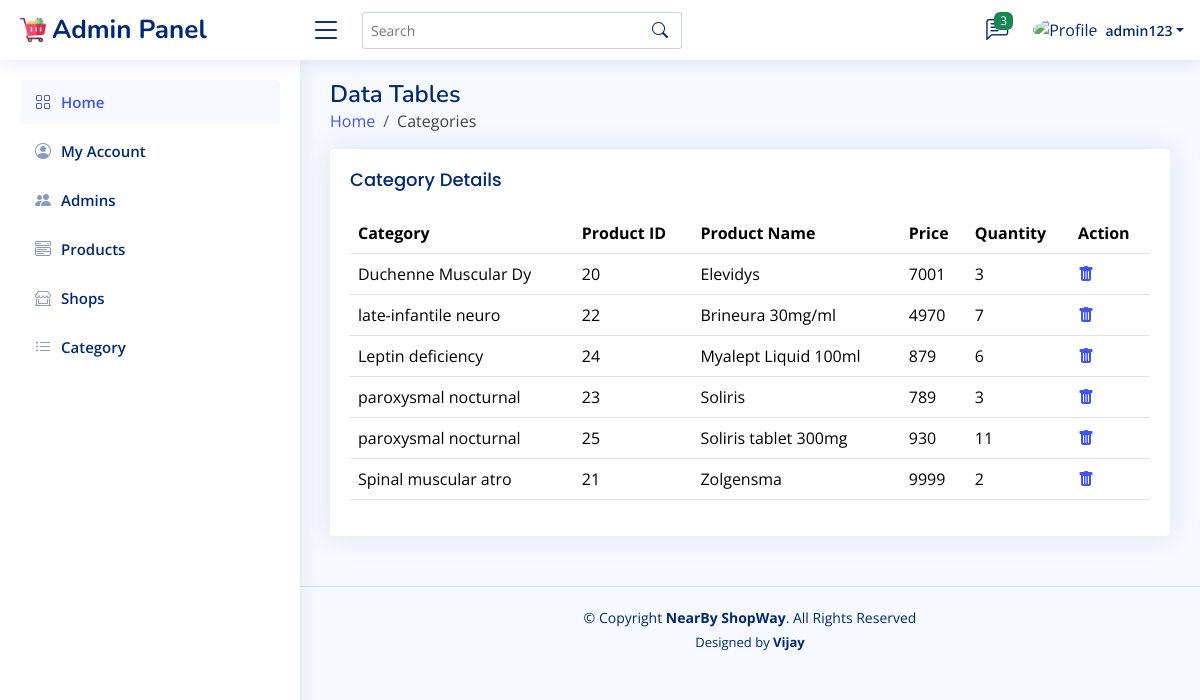
The app's page /admin/category.php (signed in) with its own data.
### tables this page shows
CREATE TABLE `admin_ac` (
  `id` int(10) NOT NULL,
  `name` varchar(40) NOT NULL,
  `password` varchar(100) NOT NULL
);

CREATE TABLE `products` (
  `id` int(10) NOT NULL,
  `name` varchar(100) NOT NULL,
  `category` varchar(20) NOT NULL,
  `price` int(10) NOT NULL,
  `image_01` varchar(100) NOT NULL,
  `image_02` varchar(100) NOT NULL,
  `image_03` varchar(100) NOT NULL,
  `details` varchar(500) NOT NULL,
  `stock` int(10) NOT NULL,
  `shop_name` varchar(30) NOT NULL,
  `shop_id` int(10) DEFAULT NULL
);

### admin/category.php (the view, shortened to what this page needs)
<?php
include('../components/connect.php');
include('../components/admin_header.php');
?>
<main id="main" class="main">
    <div class="pagetitle">
        <h1>Data Tables</h1>
        <nav>
            <ol class="breadcrumb">
                <li class="breadcrumb-item"><a href="home.php">Home</a></li>
                <li class="breadcrumb-item">Categories</li>
            </ol>
        </nav>
    </div>
    <section class="section">
        <div class="row">
            <div class="col-lg-12">
                <div class="card">
                    <div class="card-body">
                        <h5 class="card-title">Category Details</h5>
                        <table class="table datatable">
                            <thead>
                                <tr>
                                    <th scope="col">Category</th>
                                    <th scope="col">Product ID</th>
                                    <th scope="col">Product Name</th>
                                    <th scope="col">Price</th>
                                    <th scope="col">Quantity</th>
                                    <th scope="col">Action</th>
                                </tr>
                            </thead>
                            <tbody>
                                <?php
                                if (isset($_SESSION["search_query"])) {
                                    $search_query = $_SESSION["search_query"];
                                    $sql = "SELECT * FROM products WHERE category LIKE ?";
                                    $stmt = $conn->prepare($sql);
                                    $searchTerm = "%$search_query%";
                                    $stmt->bind_param("s", $searchTerm);
                                    $stmt->execute();
                                    $result = $stmt->get_result();
                                } else {
                                    $select_admin = "SELECT * FROM products ORDER BY category";
                                    $stmt = $conn->prepare($select_admin);
                                    $stmt->execute();
                                    $result = $stmt->get_result();
                                }
                                if ($result->num_rows > 0) {
                                    while ($row = $result->fetch_assoc()) {
                                ?>
                                        <tr>
                                            <td><?php echo $row['category']; ?></th>
                                            <td><?php echo $row['id']; ?></th>
                                            <td><?php echo $row['name']; ?></th>
                                            <td><?php echo $row['price']; ?></td>
                                            <td><?php echo $row['stock']; ?></td>
                                            <td>
                                                <a href="products.php?delete=<?= $row['id']; ?>" onclick="return confirm('delete this account?')"><i class="bi bi-trash-fill"></i></a>
                                            </td>
                                        </tr>
                                <?php
                                    }
                                } else {
                                    echo '<p class="text-align-center">No products available!</p>';
                                }
                                ?>
                            </tbody>
                        </table>
                    </div>
                </div>
            </div>
        </div>
    </section>
</main>
<?php
include('../components/admin_footer.php');
?>

### components/admin_header.php (shortened to what this page needs)
<?php
$admin_id = $_SESSION['admin_id'];
?>
<!DOCTYPE html>
<html lang="en">
<head>
    <link href="../assets/vendor/bootstrap/css/bootstrap.min.css" rel="stylesheet">
    <link href="../assets/vendor/bootstrap-icons/bootstrap-icons.css" rel="stylesheet">
    <link href="../assets/css/admin_style.css" rel="stylesheet">
</head>
<body>
    <header id="header" class="header fixed-top d-flex align-items-center">
        <div class="d-flex align-items-center justify-content-between">
            <a href="../admin/home.php" class="logo d-flex align-items-center">
                <img src="../assets/img/trolley.png" alt="">
                <span class="d-none d-lg-block">Admin Panel</span>
            </a>
            <i class="bi bi-list toggle-sidebar-btn"></i>
        </div>
        <div class="search-bar">
            <form class="search-form d-flex align-items-center" method="POST" action="">
                <input type="text" name="query" placeholder="Search" title="Enter search keyword">
                <button type="submit" title="Search"><i class="bi bi-search"></i></button>
            </form>
        </div>
        <nav class="header-nav ms-auto">
            <ul class="d-flex align-items-center">
                <li class="nav-item dropdown">
                    <a class="nav-link nav-icon" href="../admin/feedback.php" data-bs-toggle="dropdown">
                        <i class="bi bi-chat-left-text"></i>
                        <span class="badge bg-success badge-number">3</span>
                    </a>
                </li>
                <li class="nav-item dropdown pe-3">
                    <?php
                    $select_profile = "SELECT * FROM admin_ac WHERE id = '$admin_id'";
                    $profile = mysqli_query($conn, $select_profile);
                    $fetch = mysqli_fetch_assoc($profile);
                    ?>
                    <a class="nav-link nav-profile d-flex align-items-center pe-0" href="#" data-bs-toggle="dropdown">
                        <img src="../assets/img/profile-img.jpg" alt="Profile" class="rounded-circle">
                        <span class="d-none d-md-block dropdown-toggle ps-2"><?php echo $fetch['name']; ?></span>
                    </a>
                </li>
            </ul>
        </nav>
    </header>
    <aside id="sidebar" class="sidebar">
        <ul class="sidebar-nav" id="sidebar-nav">
            <li class="nav-item">
                <a class="nav-link " href="home.php">
                    <i class="bi bi-grid"></i>
                    <span>Home</span>
                </a>
            </li>
            <li class="nav-item">
                <a class="nav-link collapsed" href="update_account.php">
                    <i class="bi bi-person-circle"></i>
                    <span>My Account</span>
                </a>
            </li>
            <li class="nav-item">
                <a class="nav-link collapsed" href="admins.php">
                    <i class="bi bi-people-fill"></i>
                    <span>Admins</span>
                </a>
            </li>
            <li class="nav-item">
                <a class="nav-link collapsed" href="products.php">
                    <i class="bi bi-menu-button-wide"></i>
                    <span>Products</span>
                </a>
            </li>
            <li class="nav-item">
                <a class="nav-link collapsed" href="shops.php">
                    <i class="bi bi-shop-window"></i>
                    <span>Shops</span>
                </a>
            </li>
            <li class="nav-item">
                <a class="nav-link collapsed" href="category.php">
                    <i class="bi bi-list-ul"></i>
                    <span>Category</span>
                </a>
            </li>
        </ul>
    </aside>

### assets/css/admin_style.css (style rules this page uses)
:root { scroll-behavior: smooth; }
body { font-family: "Open Sans", sans-serif; background: #f6f9ff; color: #444444; }
a { color: #4154f1; text-decoration: none; }
h1, h2, h3, h4, h5, h6 { font-family: "Nunito", sans-serif; }
#main { margin-top: 60px; padding: 20px 30px; transition: all 0.3s; }
.pagetitle { margin-bottom: 10px; }
.pagetitle h1 { font-size: 24px; margin-bottom: 0; font-weight: 600; color: #012970; }
.card { margin-bottom: 30px; border: none; border-radius: 5px; box-shadow: 0px 0 30px rgba(1, 41, 112, 0.1); }
.card-title { padding: 20px 0 15px 0; font-size: 18px; font-weight: 500; color: #012970; font-family: "Poppins", sans-serif; }
.card-body { padding: 0 20px 20px 20px; width: 100%; }
.logo { line-height: 1; }
@media (min-width: 1200px) { .logo { width: 280px; } }
.logo img { max-height: 26px; margin-right: 6px; }
.logo span { font-size: 26px; font-weight: 700; color: #012970; font-family: "Nunito", sans-serif; }
.header { transition: all 0.5s; z-index: 997; height: 60px; box-shadow: 0px 2px 20px rgba(1, 41, 112, 0.1); background-color: #fff; padding-left: 20px; }
.header .toggle-sidebar-btn { font-size: 32px; padding-left: 10px; cursor: pointer; color: #012970; }
.header .search-bar { min-width: 360px; padding: 0 20px; }
.header .search-form { width: 100%; }
.header .search-form input { border: 0; font-size: 14px; color: #012970; border: 1px solid rgba(1, 41, 112, 0.2); padding: 7px 38px 7px 8px; border-radius: 3px; transition: 0.3s; width: 100%; }
.header .search-form button { border: 0; padding: 0; margin-left: -30px; background: none; }
.header .search-form button i { color: #012970; }
.header-nav ul { list-style: none; }
.header-nav>ul { margin: 0; padding: 0; }
.header-nav .nav-icon { font-size: 22px; color: #012970; margin-right: 25px; position: relative; }
.header-nav .nav-profile { color: #012970; }
.header-nav .nav-profile img { max-height: 36px; }
.header-nav .nav-profile span { font-size: 14px; font-weight: 600; }
.header-nav .badge-number { position: absolute; inset: -2px -5px auto auto; font-weight: normal; font-size: 12px; padding: 3px 6px; }
.sidebar { position: fixed; top: 60px; left: 0; bottom: 0; width: 300px; z-index: 996; transition: all 0.3s; padding: 20px; overflow-y: auto; scrollbar-width: thin; scrollbar-color: #aab7cf transparent; box-shadow: 0px 0px 20px rgba(1, 41, 112, 0.1); background-color: #fff; }
@media (min-width: 1200px) { #main, #footer { margin-left: 300px; } }
.sidebar-nav { padding: 0; margin: 0; list-style: none; }
.sidebar-nav li { padding: 0; margin: 0; list-style: none; }
.sidebar-nav .nav-item { margin-bottom: 5px; }
.sidebar-nav .nav-link { display: flex; align-items: center; font-size: 15px; font-weight: 600; color: #4154f1; transition: 0.3; background: #f6f9ff; padding: 10px 15px; border-radius: 4px; }
.sidebar-nav .nav-link i { font-size: 16px; margin-right: 10px; color: #4154f1; }
.sidebar-nav .nav-link.collapsed { color: #012970; background: #fff; }
.sidebar-nav .nav-link.collapsed i { color: #899bbd; }

### records on screen
admin_ac: name "admin123"
products: category "Duchenne Muscular Dy", id "20", name "Elevidys", price "7001", stock "3"
products: category "late-infantile neuro", id "22", name "Brineura 30mg/ml", price "4970", stock "7"
products: category "Leptin deficiency", id "24", name "Myalept Liquid 100ml", price "879", stock "6"
products: category "paroxysmal nocturnal", id "23", name "Soliris", price "789", stock "3"
products: category "paroxysmal nocturnal", id "25", name "Soliris tablet 300mg", price "930", stock "11"
products: category "Spinal muscular atro", id "21", name "Zolgensma", price "9999", stock "2"
